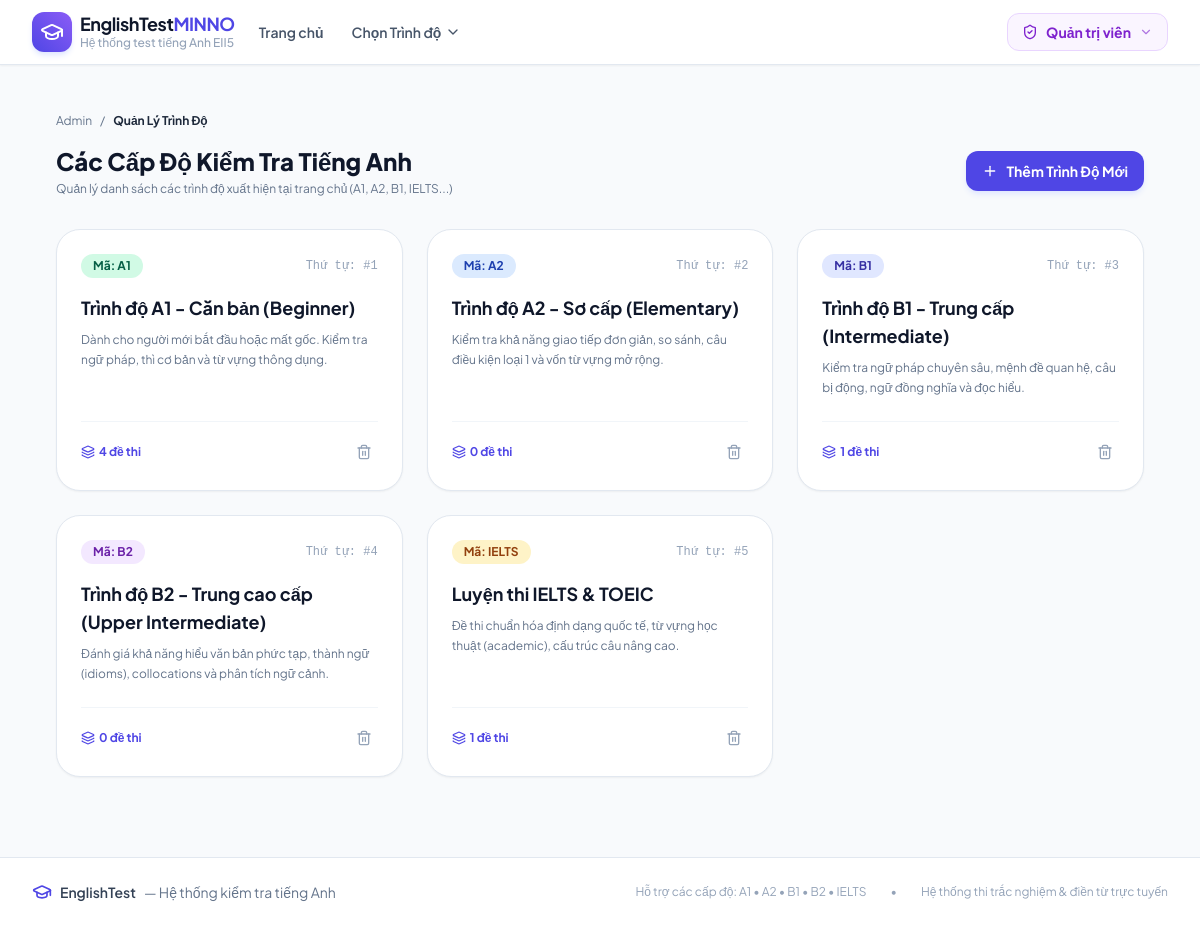
The app's page /admin/levels (signed in) with its own data.
### models.py (models this page shows)
class Level(db.Model):
    __tablename__ = 'levels'
    id = db.Column(db.Integer, primary_key=True)
    code = db.Column(db.String(20), unique=True, nullable=False)  # 'A1', 'A2', 'B1', 'B2', 'C1', 'IELTS'
    name = db.Column(db.String(100), nullable=False)              # 'Trình độ A1 - Căn bản'
    description = db.Column(db.Text, nullable=True)
    badge_color = db.Column(db.String(30), default='blue')        # 'blue', 'green', 'amber', 'purple', 'rose'
    icon_name = db.Column(db.String(50), default='book-open')
    order_num = db.Column(db.Integer, default=1)
    is_active = db.Column(db.Boolean, default=True)
    created_at = db.Column(db.DateTime, default=datetime.utcnow)
    tests = db.relationship('Test', backref='level', lazy=True, cascade='all, delete-orphan')
    @property
    def active_tests_count(self):
        return len([t for t in self.tests if t.is_active])

### app.py (the view, shortened to what this page needs)
@app.route('/admin/levels', methods=['GET', 'POST'])
@admin_required
def admin_levels():
    levels = Level.query.order_by(Level.order_num).all()
    return render_template('admin/levels.html', levels=levels)

### app.py (called while the page is built)
def staff_required(f):
    @wraps(f)
    def decorated_function(*args, **kwargs):
        if not session.get('user_id') or session.get('role') not in ('admin', 'teacher'):
            flash('Vui lòng đăng nhập với tài khoản Quản trị viên hoặc Giáo viên.', 'warning')
            return redirect(url_for('admin_login', next=request.path))
        return f(*args, **kwargs)
    return decorated_function

@app.context_processor
def inject_globals():
    levels = Level.query.filter_by(is_active=True).order_by(Level.order_num).all()
    current_user = None
    if session.get('user_id'):
        current_user = User.query.get(session.get('user_id'))
    return {
        'all_levels': levels,
        'current_user': current_user,
        'is_admin': session.get('role') == 'admin',
        'is_teacher': session.get('role') == 'teacher',
        'is_staff': session.get('role') in ('admin', 'teacher'),
        'candidate_name': session.get('student_name'),
        'candidate_phone': session.get('student_phone'),
        'candidate_email': session.get('student_email')
    }

### templates/admin/levels.html (shortened to what this page needs)
{% extends 'base.html' %}
{% block content %}
<div class="max-w-6xl mx-auto px-4 sm:px-6 lg:px-8 py-8">
    <div class="flex items-center space-x-2 text-xs text-slate-500 mb-4">
        <a href="{{ url_for('admin_dashboard') }}" class="hover:text-indigo-600">Admin</a>
        <span>/</span>
        <span class="text-slate-800 font-bold">Quản Lý Trình Độ</span>
    </div>
    <div class="flex flex-col md:flex-row md:items-center justify-between gap-4 mb-8">
        <div>
            <h1 class="text-2xl font-extrabold text-slate-900">Các Cấp Độ Kiểm Tra Tiếng Anh</h1>
            <p class="text-xs text-slate-500 mt-1">Quản lý danh sách các trình độ xuất hiện tại trang chủ (A1, A2, B1, IELTS...)</p>
        </div>
        <button onclick="document.getElementById('modal-add-level').classList.remove('hidden')" class="px-4 py-2.5 bg-indigo-600 hover:bg-indigo-700 text-white font-bold rounded-xl text-sm shadow-md shadow-indigo-100 transition flex items-center space-x-2">
            <i data-lucide="plus" class="w-4 h-4"></i>
            <span>Thêm Trình Độ Mới</span>
        </button>
    </div>
    <div class="grid grid-cols-1 md:grid-cols-2 lg:grid-cols-3 gap-6">
        {% for lvl in levels %}
        <div class="bg-white rounded-3xl border border-slate-200 p-6 shadow-sm flex flex-col justify-between">
            <div>
                <div class="flex items-center justify-between mb-4">
                    <span class="inline-flex items-center space-x-1.5 px-3 py-1 rounded-full text-xs font-bold
                        {% if lvl.badge_color == 'emerald' %}bg-emerald-100 text-emerald-800
                        {% elif lvl.badge_color == 'blue' %}bg-blue-100 text-blue-800
                        {% elif lvl.badge_color == 'indigo' %}bg-indigo-100 text-indigo-800
                        {% elif lvl.badge_color == 'purple' %}bg-purple-100 text-purple-800
                        {% elif lvl.badge_color == 'amber' %}bg-amber-100 text-amber-800
                        {% else %}bg-slate-100 text-slate-800{% endif %}">
                        <span>Mã: {{ lvl.code }}</span>
                    </span>
                    <span class="text-xs text-slate-400 font-mono">Thứ tự: #{{ lvl.order_num }}</span>
                </div>
                <h3 class="text-lg font-bold text-slate-900 mb-2">{{ lvl.name }}</h3>
                <p class="text-xs text-slate-500 leading-relaxed mb-6">{{ lvl.description or 'Chưa có mô tả' }}</p>
            </div>
            <div class="pt-4 border-t border-slate-100 flex items-center justify-between">
                <a href="{{ url_for('admin_tests', level_id=lvl.id) }}" class="text-xs font-bold text-indigo-600 hover:underline flex items-center space-x-1">
                    <i data-lucide="layers" class="w-3.5 h-3.5"></i>
                    <span>{{ lvl.tests|length }} đề thi</span>
                </a>
                <form method="POST" action="{{ url_for('admin_delete_level', level_id=lvl.id) }}" onsubmit="return confirm('Bạn có chắc chắn muốn xóa trình độ này cùng toàn bộ đề thi bên trong?')" class="inline">
                    <button type="submit" class="p-1.5 text-slate-400 hover:text-rose-600 transition" title="Xóa trình độ">
                        <i data-lucide="trash-2" class="w-4 h-4"></i>
                    </button>
                </form>
            </div>
        </div>
        {% endfor %}
    </div>
</div>
{% endblock %}

### records on screen
Level: code "A1", order_num "1", name "Trình độ A1 - Căn bản (Beginner)", description "Dành cho người mới bắt đầu hoặc mất gốc. Kiểm tra ngữ pháp, thì cơ bản và từ vựng thông dụng.", tests|length "4"
Level: code "A2", order_num "2", name "Trình độ A2 - Sơ cấp (Elementary)", description "Kiểm tra khả năng giao tiếp đơn giản, so sánh, câu điều kiện loại 1 và vốn từ vựng mở rộng.", tests|length "0"
Level: code "B1", order_num "3", name "Trình độ B1 - Trung cấp (Intermediate)", description "Kiểm tra ngữ pháp chuyên sâu, mệnh đề quan hệ, câu bị động, ngữ đồng nghĩa và đọc hiểu.", tests|length "1"
Level: code "B2", order_num "4", name "Trình độ B2 - Trung cao cấp (Upper Intermediate)", description "Đánh giá khả năng hiểu văn bản phức tạp, thành ngữ (idioms), collocations và phân tích ngữ cảnh.", tests|length "0"
Level: code "IELTS", order_num "5", name "Luyện thi IELTS & TOEIC", description "Đề thi chuẩn hóa định dạng quốc tế, từ vựng học thuật (academic), cấu trúc câu nâng cao.", tests|length "1"
